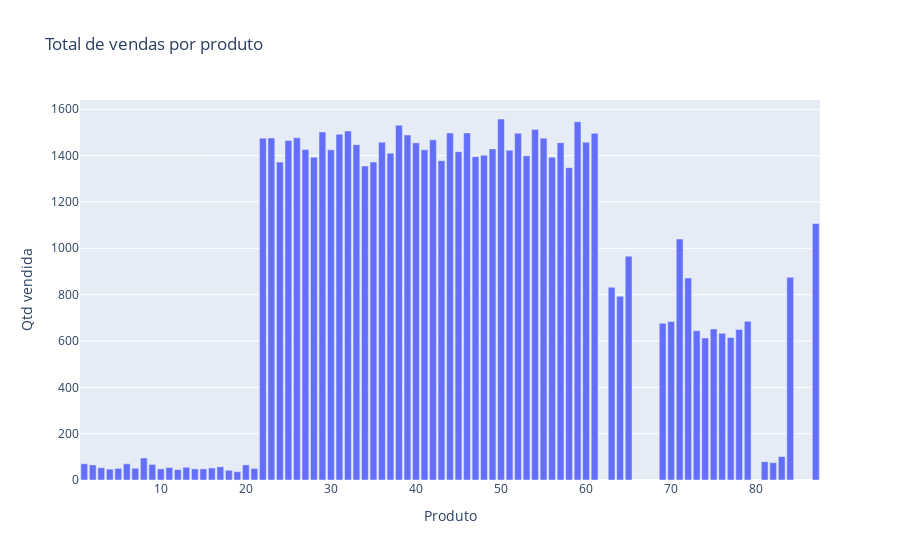

The cell this chart's notebook holds for it:
### Code cell
#Gráfico interativo - Total de vendas por produto 

import plotly.graph_objs as go
from plotly.subplots import make_subplots
import plotly
plotly.offline.init_notebook_mode(connected=True)

fig = make_subplots(rows=1, cols=1)

fig.add_trace(go.Bar(x=total_pproduto.index, y=total_pproduto['quantidade']))

fig.update_layout(title='Total de vendas por produto', xaxis_title='Produto', yaxis_title='Qtd vendida')

fig.show()

### Figure 1 — Plotly figure (JSON) as saved in the notebook; plotly's stock layout.template omitted (floating-point values rounded to 4 significant figures)
{"data": [{"type": "bar", "x": [1, 2, 3, 4, 5, 6, 7, 8, 9, 10, 11, 12, 13, 14, 15, 16, 17, 18, 19, 20, 21, 22, 23, 24, 25, 26, 27, 28, 29, 30, 31, 32, 33, 34, 35, 36, 37, 38, 39, 40, 41, 42, 43, 44, 45, 46, 47, 48, 49, 50, 51, 52, 53, 54, 55, 56, 57, 58, 59, 60, 61, 63, 64, 65, 69, 70, 71, 72, 73, 74, 75, 76, 77, 78, 79, 81, 82, 83, 84, 87], "y": [70, 65, 53, 47, 50, 70, 51, 95, 67, 48, 54, 45, 55, 48, 48, 52, 57, 42, 36, 65, 50, 1475, 1476, 1372, 1465, 1477, 1426, 1393, 1502, 1425, 1492, 1506, 1447, 1355, 1372, 1458, 1410, 1531, 1489, 1455, 1425, 1468, 1378, 1498, 1417, 1498, 1395, 1402, 1429, 1558, 1423, 1497, 1399, 1513, 1475, 1393, 1456, 1348, 1546, 1458, 1496, 832, 793, 966, 676, 684, 1040, 872, 644, 613, 652, 633, 615, 650, 685, 79, 75, 101, 875, 1107]}], "layout": {"title": {"text": "Total de vendas por produto"}, "xaxis": {"anchor": "y", "domain": [0, 1], "title": {"text": "Produto"}}, "yaxis": {"anchor": "x", "domain": [0, 1], "title": {"text": "Qtd vendida"}}}}
